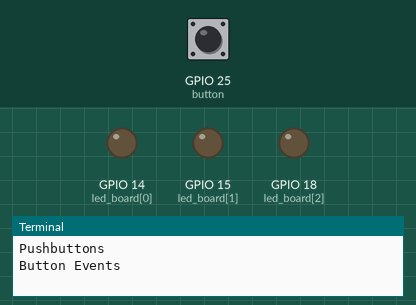
A program run on a simulated Raspberry Pi (BCM pin numbers). Shown: output pins drawn as LEDs (lit = HIGH), the last lines printed to the terminal. The inputs (shaded band) are chosen by the test bench; at power-on: GPIO 25 (button) HIGH.

Above: at 1.2 s.
1.3 s: GPIO 25 (button) pulled LOW for 3.2 s
At 3.1 s:
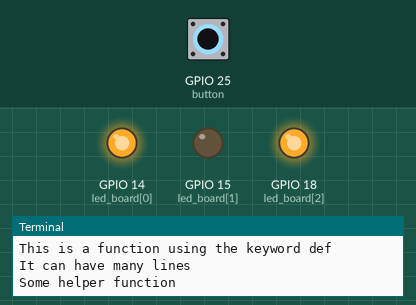
Timing chart, 0 to 4.8 s (numbered marks = the images above; inputs shaded):
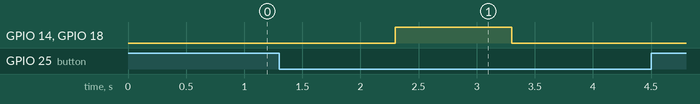

The program:

pushbuttons.py
```python
import gpiozero as gz
import time
import signal

def buttons_state():
    button = gz.Button(25)

    while True:
        if button.is_pressed:
            print("Button is pressed")
        else:
            print("Button is NOT pressed")
        time.sleep(0.5)

def function_using_def():
    print("This is a function using the keyword def")
    print("It can have many lines")

function_using_lambda = lambda: print("This is a func object using the keyword lambda")

def some_helper_function(led_board, brightness):
    print("Some helper function")
    led_board.value = (brightness, 0, brightness)
    time.sleep(1)
    led_board.off()
    time.sleep(1)

def button_events():
    print("Button Events")
    button = gz.Button(25)
    led_board = gz.LEDBoard(14,15,18)

    button.when_pressed = function_using_def
    button.when_released = function_using_lambda
    button.when_held = lambda: some_helper_function(led_board, 0.3)

    signal.pause()

def main():
    print("Pushbuttons")
    # buttons_state()
    button_events()


main()
```

Measured:
- after the input at 1.3 s, GPIO 14 (led_board[0]), GPIO 18 (led_board[2]): LOW → HIGH after 1.0 s, → LOW 1.0 s later
